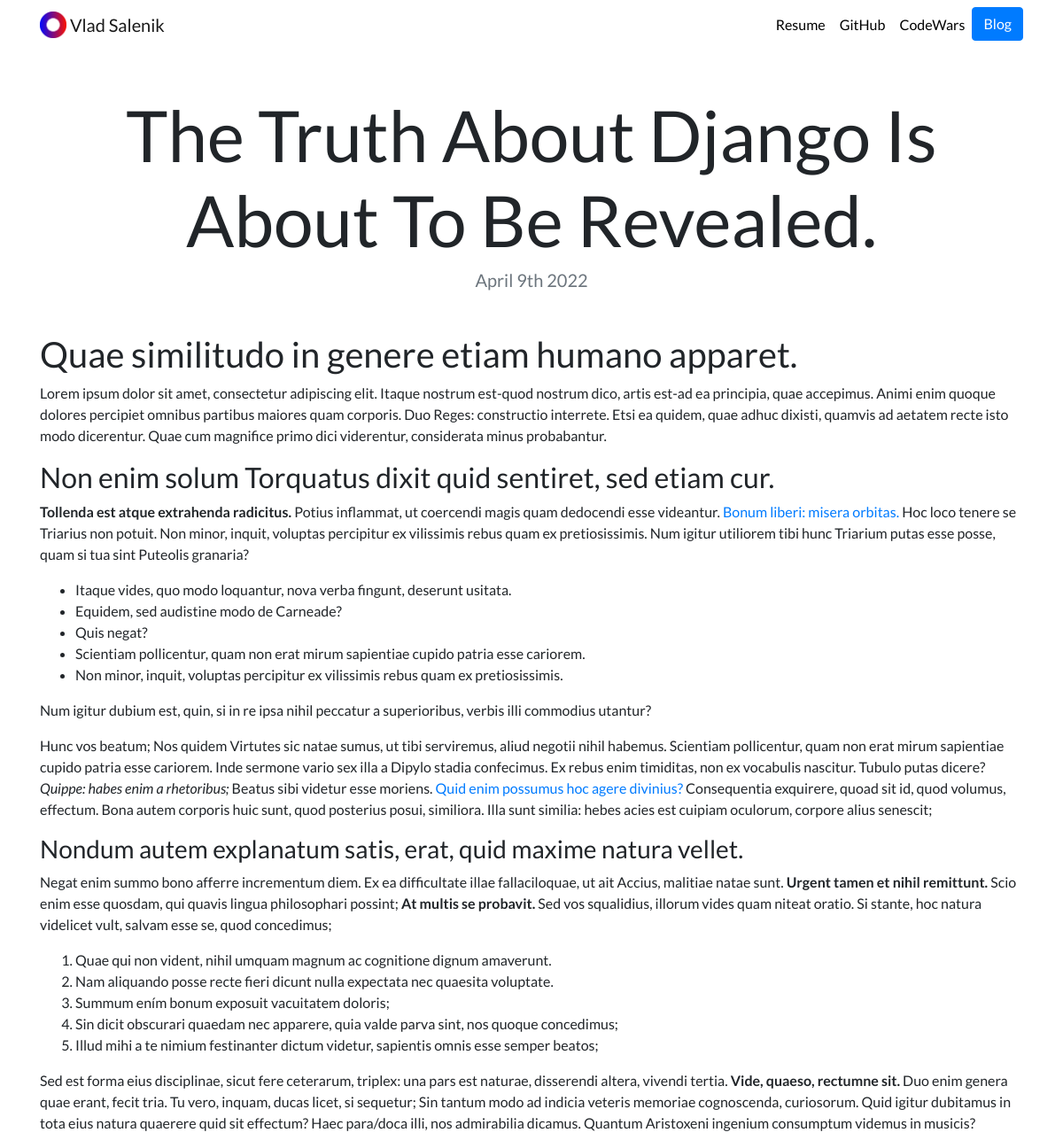
The app's page /blog/5 with its own data.
### blog/models.py (models this page shows, shortened)
class Blog(models.Model):
    title = models.CharField(max_length=200)
    description = models.TextField()
    date = models.DateField()

### blog/views.py (the view)
# urls.py: path('<int:blog_id>', views.detail, name='detail'),
def detail(request, blog_id):
    blog = get_object_or_404(Blog, pk=blog_id)
    return render(request, 'blog/detail.html', {'blog': blog})

### blog/templates/blog/detail.html
{% extends "portfolio/base.html" %}
{% load static %}
{% block content %}
<h1 class="text-center mt-5" id="blogdetailtitle">{{ blog.title }}</h1>
<h5 class="text-center text-muted mb-5">{{ blog.date|date:'F jS Y' }}</h5>
{{ blog.description|safe }}
{% endblock %}

### portfolio/static/portfolio/custom.css (style rules this page uses)
body { font-family: 'Lato', sans-serif; }
@media (min-width: 992px) { #blogdetailtitle { font-size: 5rem; } }

### records on screen
Blog: title "The Truth About Django Is About To Be Revealed.", date "April 9th 2022", description "Quae similitudo in genere etiam humano apparet. Lorem ipsum dolor sit amet, consectetur adipiscing elit. Itaque nostrum est-quod nostrum dico, artis est-ad ea principia, quae accepimus. Animi enim quoque dolores percipiet omnibus partibus maiores quam corporis. Duo Reges: constructio interrete. Etsi ea quidem, quae adhuc dixisti, quamvis ad aetatem recte isto modo dicerentur. Quae cum magnifice primo dici viderentur, considerata minus probabantur. Non enim solum Torquatus dixit quid sentiret, sed etiam cur. Tollenda est atque extrahenda radicitus. Potius inflammat, ut coercendi magis quam dedocendi esse videantur. Bonum liberi: misera orbitas. Hoc loco tenere se Triarius non potuit. Non…"
